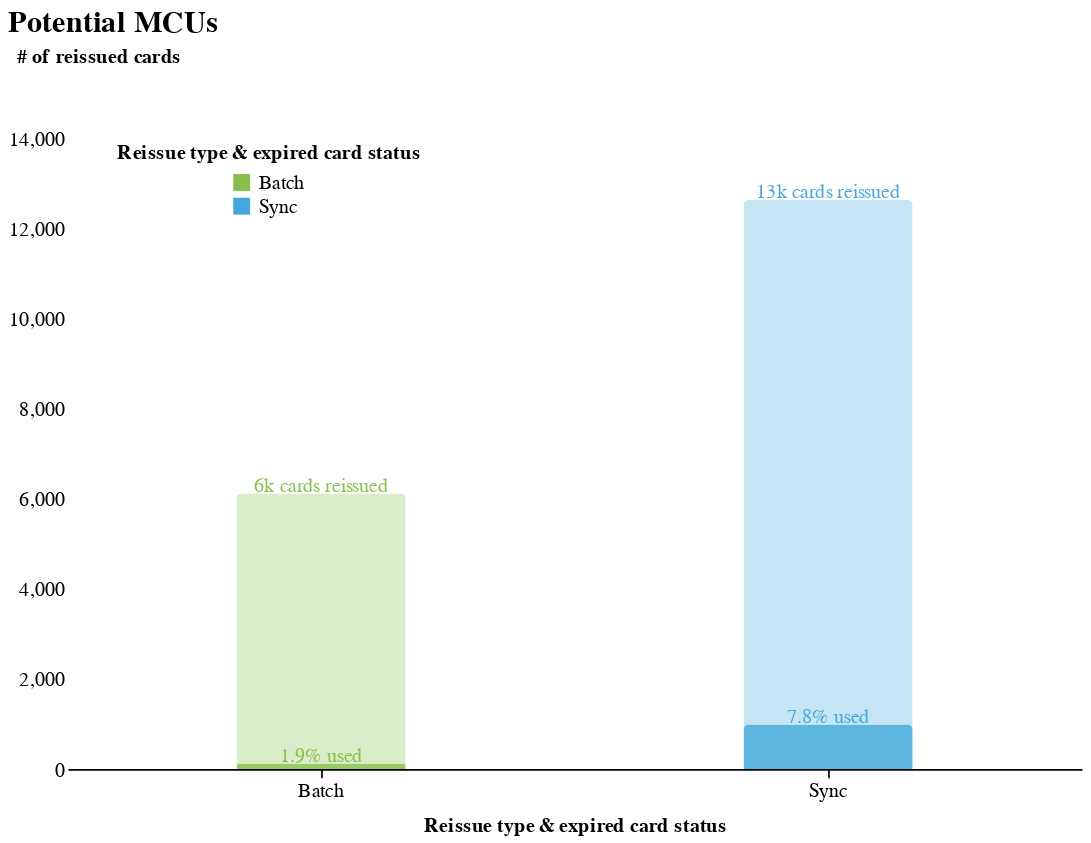

Here is the notebook cell this chart was saved with:
### Markdown cell above
None of the lapsed MCUs have a high usage rate, therefore it is suggested not to proactively reissue cards to lapsed MCUs at all. Nonetheless it is important to note, that 22% of used cards for sync reissue make up quite a high total number. This potentially could be an exception to the rule, because at the cost of almost 80% unused cards we can return quite some number of customers from lapse. This point would probably require deeper investigation to see if these customers stay active in mid/long-term.

## 2.5. Potential MCUs <a name="potential_mcu"></a>
The last ones are potential MCUs. These customers have never used any card. Same as with lapsed, all their cards are labelled as abandoned and we will only see the split between their reissue type.

### Code cell
mcu_category_chart("Potential", 15000)

### Figure 1 — Vega-Lite specification as saved in the notebook (floating-point values rounded to 4 significant figures)
{"width": 600, "height": 400, "config": {"title": {"fontSize": 18, "font": "Karla", "anchor": "start", "fontColor": "#000000"}, "axisX": {"domain": true, "domainColor": "#000000", "domainWidth": 1, "grid": false, "labelFont": "Montserrat", "labelFontSize": 12, "labelAngle": 0, "tickColor": "#000000", "tickSize": 5, "titleFont": "Karla", "titleFontSize": 12, "titlePadding": 10, "title": "X Axis Title (units)"}, "axisY": {"domain": false, "grid": true, "gridColor": "#DEDDDD", "gridWidth": 1, "labelFont": "Montserrat", "labelFontSize": 12, "labelAngle": 0, "ticks": false, "titleFont": "Karla", "titleFontSize": 12, "titlePadding": 10, "title": "Y Axis Title (units)", "titleAngle": 0, "titleY": -15, "titleX": 18}, "range": {"category": ["#88C04D", "#44A8DA", "#FED234", "#A989C5", "#066696", "#FC97C2", "#FF8360", "#B7ABC2"], "diverging": ["#cfe8f3", "#a2d4ec", "#73bfe2", "#46abdb", "#1696d2", "#12719e"]}, "legend": {"labelFont": "Montserrat", "labelFontSize": 12, "symbolType": "square", "symbolSize": 100, "titleFont": "Karla", "titleFontSize": 12, "title": "", "orient": "none", "direction": "horizontal", "titleAnchor": "middle"}, "view": {"stroke": "transparent"}, "background": "#fff", "area": {"fill": "#88C04D"}, "line": {"color": "#88C04D", "stroke": "#88C04D", "strokeWidth": 2}, "trail": {"color": "#88C04D", "stroke": "#88C04D", "strokeWidth": 0, "size": 1}, "path": {"stroke": "#88C04D", "strokeWidth": 0.5}, "point": {"filled": true}, "text": {"font": "Montserrat", "color": "#88C04D", "fontSize": 11, "align": "right", "fontWeight": 400, "size": 11}, "bar": {"size": 40, "binSpacing": 1, "opacity": 0.8, "continuousBandSize": 30, "discreteBandSize": 30, "fill": "#88C04D", "stroke": false, "cornerRadiusTopLeft": 3, "cornerRadiusTopRight": 3}, "column": {"fontSize": 18, "font": "Karla", "anchor": "start", "fontColor": "#000000"}}, "layer": [{"layer": [{"mark": {"type": "bar", "size": 100}, "encoding": {"color": {"field": "category", "legend": {"direction": "vertical", "legendX": 30, "legendY": 30, "title": "Reissue type & expired card status"}, "type": "nominal"}, "order": {"field": "category", "type": "nominal"}, "x": {"axis": {"title": "Reissue type & expired card status"}, "field": "category", "type": "ordinal"}, "y": {"axis": null, "field": "used_cards", "scale": {"domain": [0, 15000]}, "type": "quantitative"}}}, {"mark": {"type": "text", "align": "center", "dx": 0, "dy": -5, "size": 12}, "encoding": {"color": {"field": "category", "legend": {"direction": "vertical", "legendX": 30, "legendY": 30, "title": "Reissue type & expired card status"}, "type": "nominal"}, "order": {"field": "category", "type": "nominal"}, "text": {"field": "usage_text", "type": "nominal"}, "x": {"axis": {"title": "Reissue type & expired card status"}, "field": "category", "type": "ordinal"}, "y": {"axis": null, "field": "used_cards", "scale": {"domain": [0, 15000]}, "type": "quantitative"}}}]}, {"layer": [{"mark": {"type": "bar", "opacity": 0.3, "size": 100}, "encoding": {"color": {"field": "category", "legend": null, "type": "nominal"}, "order": {"field": "category", "type": "nominal"}, "x": {"axis": {"title": "Reissue type & expired card status"}, "field": "category", "type": "ordinal"}, "y": {"axis": {"grid": false, "title": "# of reissued cards"}, "field": "cards", "scale": {"domain": [0, 15000]}, "type": "quantitative"}}}, {"mark": {"type": "text", "align": "center", "dx": 0, "dy": -5, "size": 12}, "encoding": {"color": {"field": "category", "legend": null, "type": "nominal"}, "order": {"field": "category", "type": "nominal"}, "text": {"field": "cards_text", "type": "nominal"}, "x": {"axis": {"title": "Reissue type & expired card status"}, "field": "category", "type": "ordinal"}, "y": {"axis": {"grid": false, "title": "# of reissued cards"}, "field": "cards", "scale": {"domain": [0, 15000]}, "type": "quantitative"}}}]}, {"mark": "point", "encoding": {"opacity": {"value": 0}, "x": {"field": "category", "type": "ordinal"}}, "selection": {"selector008": {"type": "single", "nearest": true, "on": "mouseover", "fields": ["category"], "empty": "none"}}}], "data": {"name": "data-3c766b98ae6b8d73e908840c15c89579"}, "resolve": {"scale": {"y": "independent"}}, "title": "Potential MCUs", "$schema": "https://vega.github.io/schema/vega-lite/v4.17.0.json", "datasets": {"data-3c766b98ae6b8d73e908840c15c89579": [{"mcu_category": "Potential", "category": "Batch", "cards": 6114, "used_cards": 117.0, "usage_rate": 0.01914, "cards_text": "6k cards reissued", "usage_text": "1.9% used", "used_card_share": 0.001055, "unused_card_share": 0.05264, "used_share_text": "0.1% of all used cards", "unused_share_text": "5.3% of all not-used cards"}, {"mcu_category": "Potential", "category": "Sync", "cards": 12622, "used_cards": 983.0, "usage_rate": 0.07788, "cards_text": "13k cards reissued", "usage_text": "7.8% used", "used_card_share": 0.008867, "unused_card_share": 0.1022, "used_share_text": "0.9% of all used cards", "unused_share_text": "10.2% of all not-used cards"}]}}
